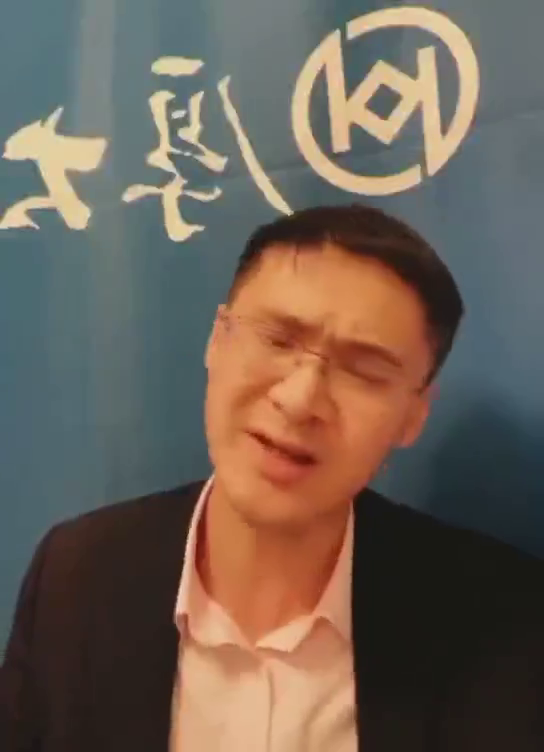
#> input picture frame 15 of compress test py/luoxiang50quality.mp4, 544 x 752 px, given in place of me.mp4, which was not available
$ python getFace.py
#> lines starting #> are read from the running program, lines starting #| are printed output that depends on the picture; after the words box and inside, x2 and y2 are one past the last pixel; in counts of white or black regions, pixels touching at a corner belong together; pictures that were not available may be replaced by others from this repository, and a replacement may not be noted
import sys
import cv2

#def CatchPICFromVideo(window_name, camera_idx, catch_pic_num, path_name) :
if __name__ == '__main__' :
    #cv2.namedWindow(window_name)
    # 视频来源，可以来自一段已存好的视频，也可以直接来自USB摄像头
    cap = cv2.VideoCapture('me.mp4')
    catch_pic_num=300
    # 告诉OpenCV使用人脸识别分类器
    data_path = "haarcascade_frontalface_default.xml"
    classfier = cv2.CascadeClassifier(data_path)

    # 识别出人脸后要画的边框的颜色，RGB格式
    color = (0, 255, 0)

    num = 0
    while cap.isOpened() :
        ok, frame = cap.read()  # 读取一帧数据
#> frame is the input picture: shape (752, 544, 3); mean B, G, R 85.1, 95.8, 108.7
        if not ok :
            break

        grey = cv2.cvtColor(frame, cv2.COLOR_BGR2GRAY)  # 将当前桢图像转换成灰度图像
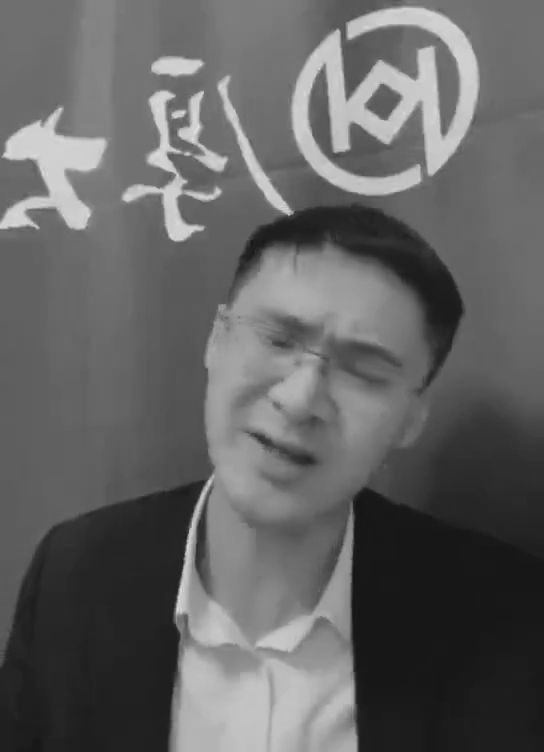
#> grey: shape (752, 544); min 19, max 223, mean 98.4
        # 人脸检测，1.2和2分别为图片缩放比例和需要检测的有效点数
        faceRects = classfier.detectMultiScale(grey, scaleFactor=1.2, minNeighbors=3, minSize=(32, 32))
#> faceRects = [[168, 240, 286, 286]]
        if len(faceRects) > 0 :  # 大于0则检测到人脸
            for faceRect in faceRects :  # 单独框出每一张人脸
                x, y, w, h = faceRect

                # 将当前帧保存为图片
                img_name = '%s/%d.jpg ' % ('zhyPhoto', num)
                image = frame[y - 10 : y + h + 10, x - 10 : x + w + 10]
                cv2.imwrite(img_name, image)
                num += 1
                if num > catch_pic_num :  # 如果超过指定最大保存数量退出循环
                    break

                # 画出矩形框
                cv2.rectangle(frame, (x - 10, y - 10), (x + w + 10, y + h + 10), color, 2)

                # 显示当前捕捉到了多少人脸图片了，这样站在那里被拍摄时心里有个数，不用两眼一抹黑傻等着
                font = cv2.FONT_HERSHEY_SIMPLEX
                cv2.putText(frame, 'num:%d' % (num), (x + 30, y + 30), font, 1, (255, 0, 255), 4)
#> this loop made 1 pass
#> (x, y, w, h, img_name, num, font) on pass 1: (168, 240, 286, 286, 'zhyPhoto/0.jpg ', 1, 0)
#> pass 1, `image = frame[y - 10 : y + h + 10, x - 10 : x + w + 10]`:
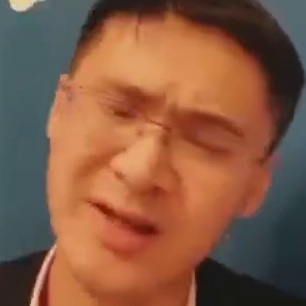
#> image: shape (306, 306, 3); mean B, G, R 67.1, 90.1, 134
#> after the loop:
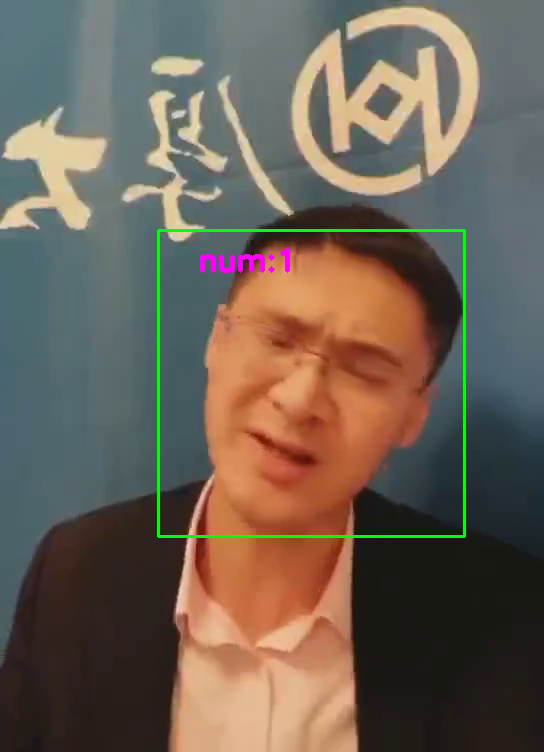
#> frame: shape (752, 544, 3); 1.12% of pixels changed, all inside (x1, y1, x2, y2) = (157, 229, 466, 538)
#> after the loop, num = 1

                # 超过指定最大保存数量结束程序
        if num > catch_pic_num :
            break

        # 显示图像
        #cv2.imshow(window_name, frame)
        c = cv2.waitKey(10)
#> (key q is pressed here)
        if c & 0xFF == ord('q') :
            break
    # 释放摄像头并销毁所有窗口
    cap.release()
    cv2.destroyAllWindows()

$ run again, starting later in the video
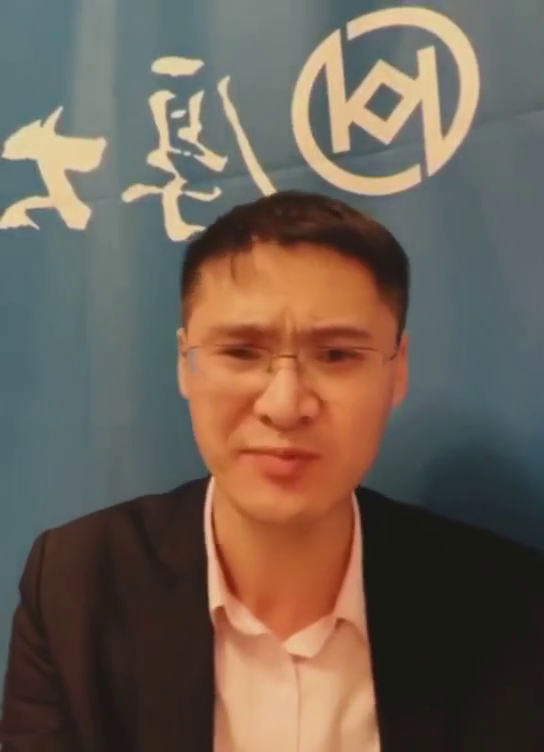
#> input picture frame 68 of compress test py/luoxiang50quality.mp4, 544 x 752 px, given in place of me.mp4, which was not available
#> frame is the input picture: shape (752, 544, 3); mean B, G, R 84, 95.7, 109.7
#> faceRects = [[146, 245, 276, 276]]
#> the loop `for faceRect in faceRects :` made 1 pass
#> (x, y, w, h, img_name, num, font) on pass 1: (146, 245, 276, 276, 'zhyPhoto/0.jpg ', 1, 0)
#> pass 1, `image = frame[y - 10 : y + h + 10, x - 10 : x + w + 10]`:
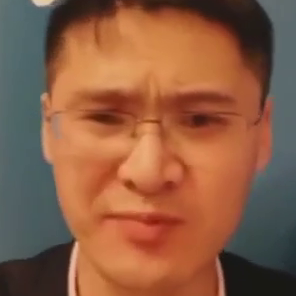
#> image: shape (296, 296, 3); mean B, G, R 67.7, 93, 140.4
#> after the loop `for faceRect in faceRects :`:
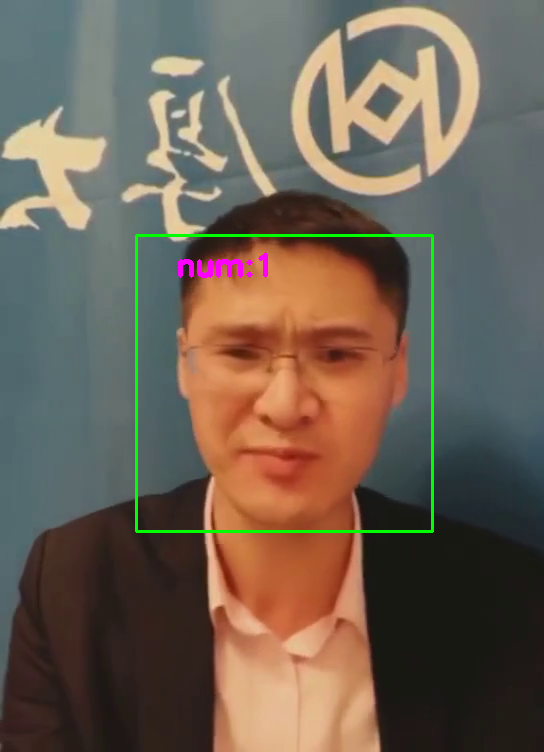
#> frame: shape (752, 544, 3); 1.09% of pixels changed, all inside (x1, y1, x2, y2) = (135, 234, 434, 533)
#> after the loop `for faceRect in faceRects :`: num = 1

$ run again, starting later in the video
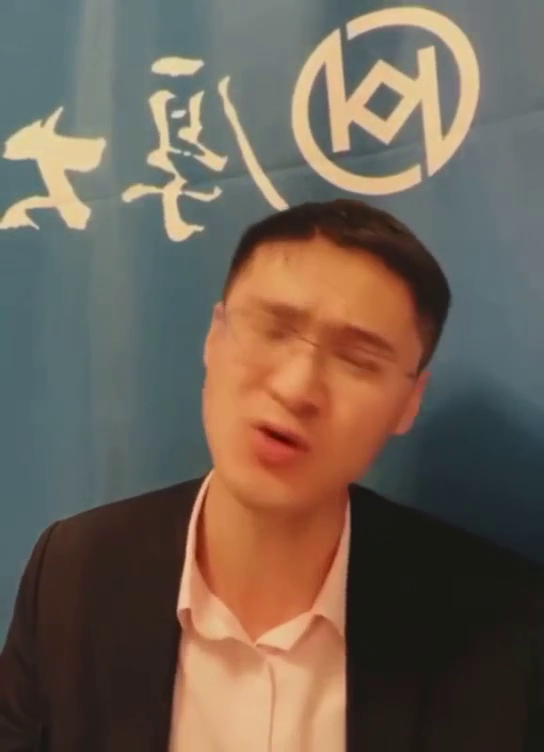
#> input picture frame 122 of compress test py/luoxiang50quality.mp4, 544 x 752 px, given in place of me.mp4, which was not available
#> frame is the input picture: shape (752, 544, 3); mean B, G, R 84.1, 96.6, 110.6
#> faceRects = [[169, 238, 271, 271]]
#> the loop `for faceRect in faceRects :` made 1 pass
#> (x, y, w, h, img_name, num, font) on pass 1: (169, 238, 271, 271, 'zhyPhoto/0.jpg ', 1, 0)
#> pass 1, `image = frame[y - 10 : y + h + 10, x - 10 : x + w + 10]`:
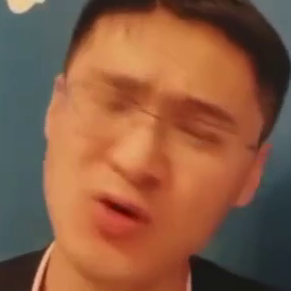
#> image: shape (291, 291, 3); mean B, G, R 66.2, 91.7, 138.6
#> after the loop `for faceRect in faceRects :`:
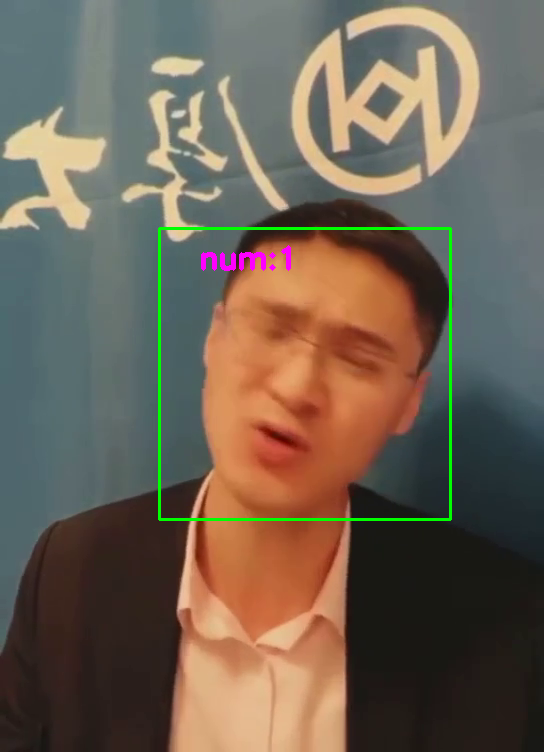
#> frame: shape (752, 544, 3); 1.07% of pixels changed, all inside (x1, y1, x2, y2) = (158, 227, 452, 521)
#> after the loop `for faceRect in faceRects :`: num = 1
